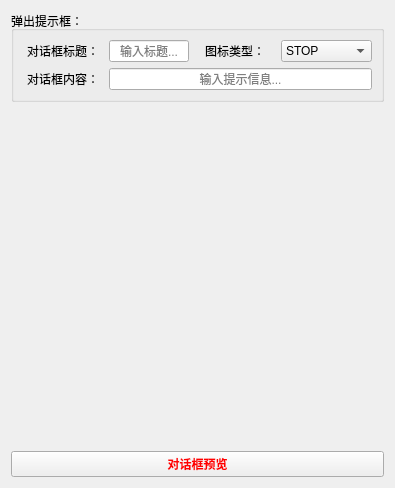
       <widget class="QWidget" name="tab_29">
        <attribute name="title">
         <string>提示窗口</string>
        </attribute>
        <layout class="QVBoxLayout" name="verticalLayout_70">
         <item>
          <widget class="QGroupBox" name="groupBox_36">
           <property name="title">
            <string>弹出提示框：</string>
           </property>
           <layout class="QVBoxLayout" name="verticalLayout_69">
            <item>
             <layout class="QGridLayout" name="gridLayout_41" columnstretch="1,1,1,1">
              <item row="0" column="0">
               <widget class="QLabel" name="label_123">
                <property name="text">
                 <string>对话框标题：</string>
                </property>
                <property name="alignment">
                 <set>Qt::AlignCenter</set>
                </property>
               </widget>
              </item>
              <item row="0" column="1">
               <widget class="QLineEdit" name="lineEdit_8">
                <property name="text">
                 <string/>
                </property>
                <property name="alignment">
                 <set>Qt::AlignCenter</set>
                </property>
                <property name="placeholderText">
                 <string>输入标题...</string>
                </property>
               </widget>
              </item>
              <item row="0" column="2">
               <widget class="QLabel" name="label_125">
                <property name="text">
                 <string>图标类型：</string>
                </property>
                <property name="alignment">
                 <set>Qt::AlignCenter</set>
                </property>
               </widget>
              </item>
              <item row="0" column="3">
               <widget class="QComboBox" name="comboBox_36">
                <item>
                 <property name="text">
                  <string>STOP</string>
                 </property>
                </item>
                <item>
                 <property name="text">
                  <string>WARNING</string>
                 </property>
                </item>
                <item>
                 <property name="text">
                  <string>INFO</string>
                 </property>
                </item>
                <item>
                 <property name="text">
                  <string>QUESTION</string>
                 </property>
                </item>
               </widget>
              </item>
              <item row="1" column="0">
               <widget class="QLabel" name="label_124">
                <property name="text">
                 <string>对话框内容：</string>
                </property>
                <property name="alignment">
                 <set>Qt::AlignCenter</set>
                </property>
               </widget>
              </item>
              <item row="1" column="1" colspan="3">
               <widget class="QLineEdit" name="lineEdit_20">
                <property name="text">
                 <string/>
                </property>
                <property name="alignment">
                 <set>Qt::AlignCenter</set>
                </property>
                <property name="placeholderText">
                 <string>输入提示信息...</string>
                </property>
               </widget>
              </item>
             </layout>
            </item>
           </layout>
          </widget>
         </item>
         <item>
          <spacer name="verticalSpacer_22">
           <property name="orientation">
            <enum>Qt::Vertical</enum>
           </property>
           <property name="sizeHint" stdset="0">
            <size>
             <width>20</width>
             <height>343</height>
            </size>
           </property>
          </spacer>
         </item>
         <item>
          <widget class="QPushButton" name="pushButton_26">
           <property name="palette">
            <palette>
             <active>
              <colorrole role="WindowText">
               <brush brushstyle="SolidPattern">
                <color alpha="255">
                 <red>255</red>
                 <green>0</green>
                 <blue>0</blue>
                </color>
               </brush>
              </colorrole>
              <colorrole role="Text">
               <brush brushstyle="SolidPattern">
                <color alpha="255">
                 <red>255</red>
                 <green>0</green>
                 <blue>0</blue>
                </color>
               </brush>
              </colorrole>
              <colorrole role="ButtonText">
               <brush brushstyle="SolidPattern">
                <color alpha="255">
                 <red>255</red>
                 <green>0</green>
                 <blue>0</blue>
                </color>
               </brush>
              </colorrole>
              <colorrole role="PlaceholderText">
               <brush brushstyle="NoBrush">
                <color alpha="128">
                 <red>255</red>
                 <green>0</green>
                 <blue>0</blue>
                </color>
               </brush>
              </colorrole>
             </active>
             <inactive>
              <colorrole role="WindowText">
               <brush brushstyle="SolidPattern">
                <color alpha="255">
                 <red>255</red>
                 <green>0</green>
                 <blue>0</blue>
                </color>
               </brush>
              </colorrole>
              <colorrole role="Text">
               <brush brushstyle="SolidPattern">
                <color alpha="255">
                 <red>255</red>
                 <green>0</green>
                 <blue>0</blue>
                </color>
               </brush>
              </colorrole>
              <colorrole role="ButtonText">
               <brush brushstyle="SolidPattern">
                <color alpha="255">
                 <red>255</red>
                 <green>0</green>
                 <blue>0</blue>
                </color>
               </brush>
              </colorrole>
              <colorrole role="PlaceholderText">
               <brush brushstyle="NoBrush">
                <color alpha="128">
                 <red>255</red>
                 <green>0</green>
                 <blue>0</blue>
                </color>
               </brush>
              </colorrole>
             </inactive>
             <disabled>
              <colorrole role="WindowText">
               <brush brushstyle="SolidPattern">
                <color alpha="255">
                 <red>120</red>
                 <green>120</green>
                 <blue>120</blue>
                </color>
               </brush>
              </colorrole>
              <colorrole role="Text">
               <brush brushstyle="SolidPattern">
                <color alpha="255">
                 <red>120</red>
                 <green>120</green>
                 <blue>120</blue>
                </color>
               </brush>
              </colorrole>
              <colorrole role="ButtonText">
               <brush brushstyle="SolidPattern">
                <color alpha="255">
                 <red>120</red>
                 <green>120</green>
                 <blue>120</blue>
                </color>
               </brush>
              </colorrole>
              <colorrole role="PlaceholderText">
               <brush brushstyle="NoBrush">
                <color alpha="128">
                 <red>255</red>
                 <green>0</green>
                 <blue>0</blue>
                </color>
               </brush>
              </colorrole>
             </disabled>
            </palette>
           </property>
           <property name="font">
            <font>
             <family>微软雅黑</family>
             <weight>75</weight>
             <bold>true</bold>
            </font>
           </property>
           <property name="text">
            <string>对话框预览</string>
           </property>
          </widget>
         </item>
        </layout>
       </widget>
